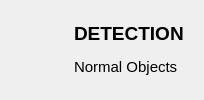
              <widget class="QWidget" name="page_12">
               <layout class="QHBoxLayout" name="horizontalLayout_13">
                <item>
                 <widget class="QToolButton" name="toolButton_24">
                  <property name="autoFillBackground">
                   <bool>false</bool>
                  </property>
                  <property name="text">
                   <string/>
                  </property>
                  <property name="icon">
                   <iconset resource="icons.qrc">
                    <normaloff>:/png/resources/search.png</normaloff>:/png/resources/search.png</iconset>
                  </property>
                  <property name="iconSize">
                   <size>
                    <width>40</width>
                    <height>40</height>
                   </size>
                  </property>
                  <property name="checkable">
                   <bool>true</bool>
                  </property>
                  <property name="checked">
                   <bool>false</bool>
                  </property>
                  <property name="autoRaise">
                   <bool>true</bool>
                  </property>
                 </widget>
                </item>
                <item>
                 <widget class="QFrame" name="frame_34">
                  <property name="autoFillBackground">
                   <bool>false</bool>
                  </property>
                  <property name="frameShape">
                   <enum>QFrame::NoFrame</enum>
                  </property>
                  <property name="frameShadow">
                   <enum>QFrame::Plain</enum>
                  </property>
                  <layout class="QVBoxLayout" name="verticalLayout_31">
                   <item>
                    <widget class="QLabel" name="label_42">
                     <property name="font">
                      <font>
                       <pointsize>14</pointsize>
                       <bold>true</bold>
                      </font>
                     </property>
                     <property name="text">
                      <string>DETECTION</string>
                     </property>
                    </widget>
                   </item>
                   <item>
                    <widget class="QLabel" name="label_43">
                     <property name="font">
                      <font>
                       <pointsize>11</pointsize>
                      </font>
                     </property>
                     <property name="text">
                      <string>Normal Objects</string>
                     </property>
                    </widget>
                   </item>
                  </layout>
                 </widget>
                </item>
               </layout>
              </widget>
